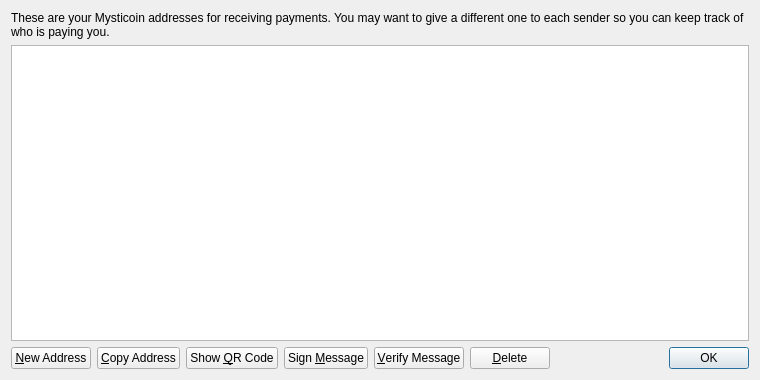
<?xml version="1.0" encoding="UTF-8"?>
<ui version="4.0">
 <class>AddressBookPage</class>
 <widget class="QWidget" name="AddressBookPage">
  <property name="geometry">
   <rect>
    <x>0</x>
    <y>0</y>
    <width>760</width>
    <height>380</height>
   </rect>
  </property>
  <property name="windowTitle">
   <string>Address Book</string>
  </property>
  <layout class="QVBoxLayout" name="verticalLayout">
   <item>
    <widget class="QLabel" name="labelExplanation">
     <property name="text">
      <string>These are your Mysticoin addresses for receiving payments. You may want to give a different one to each sender so you can keep track of who is paying you.</string>
     </property>
     <property name="textFormat">
      <enum>Qt::PlainText</enum>
     </property>
     <property name="wordWrap">
      <bool>true</bool>
     </property>
    </widget>
   </item>
   <item>
    <widget class="QTableView" name="tableView">
     <property name="contextMenuPolicy">
      <enum>Qt::CustomContextMenu</enum>
     </property>
     <property name="toolTip">
      <string>Double-click to edit address or label</string>
     </property>
     <property name="tabKeyNavigation">
      <bool>false</bool>
     </property>
     <property name="alternatingRowColors">
      <bool>true</bool>
     </property>
     <property name="selectionMode">
      <enum>QAbstractItemView::SingleSelection</enum>
     </property>
     <property name="selectionBehavior">
      <enum>QAbstractItemView::SelectRows</enum>
     </property>
     <property name="sortingEnabled">
      <bool>true</bool>
     </property>
     <attribute name="verticalHeaderVisible">
      <bool>false</bool>
     </attribute>
    </widget>
   </item>
   <item>
    <layout class="QHBoxLayout" name="horizontalLayout">
     <item>
      <widget class="QPushButton" name="newAddressButton">
       <property name="toolTip">
        <string>Create a new address</string>
       </property>
       <property name="text">
        <string>&amp;New Address</string>
       </property>
       <property name="icon">
        <iconset resource="../bitcoin.qrc">
         <normaloff>:/icons/add</normaloff>:/icons/add</iconset>
       </property>
      </widget>
     </item>
     <item>
      <widget class="QPushButton" name="copyToClipboard">
       <property name="toolTip">
        <string>Copy the currently selected address to the system clipboard</string>
       </property>
       <property name="text">
        <string>&amp;Copy Address</string>
       </property>
       <property name="icon">
        <iconset resource="../bitcoin.qrc">
         <normaloff>:/icons/editcopy</normaloff>:/icons/editcopy</iconset>
       </property>
      </widget>
     </item>
     <item>
      <widget class="QPushButton" name="showQRCode">
       <property name="text">
        <string>Show &amp;QR Code</string>
       </property>
       <property name="icon">
        <iconset resource="../bitcoin.qrc">
         <normaloff>:/icons/qrcode</normaloff>:/icons/qrcode</iconset>
       </property>
      </widget>
     </item>
     <item>
      <widget class="QPushButton" name="signMessage">
       <property name="toolTip">
        <string>Sign a message to prove you own a Mysticoin address</string>
       </property>
       <property name="text">
        <string>Sign &amp;Message</string>
       </property>
       <property name="icon">
        <iconset resource="../bitcoin.qrc">
         <normaloff>:/icons/edit</normaloff>:/icons/edit</iconset>
       </property>
      </widget>
     </item>
     <item>
      <widget class="QPushButton" name="verifyMessage">
       <property name="toolTip">
        <string>Verify a message to ensure it was signed with a specified Mysticoin address</string>
       </property>
       <property name="text">
        <string>&amp;Verify Message</string>
       </property>
       <property name="icon">
        <iconset resource="../bitcoin.qrc">
         <normaloff>:/icons/transaction_0</normaloff>:/icons/transaction_0</iconset>
       </property>
      </widget>
     </item>
     <item>
      <widget class="QPushButton" name="deleteButton">
       <property name="toolTip">
        <string>Delete the currently selected address from the list</string>
       </property>
       <property name="text">
        <string>&amp;Delete</string>
       </property>
       <property name="icon">
        <iconset resource="../bitcoin.qrc">
         <normaloff>:/icons/remove</normaloff>:/icons/remove</iconset>
       </property>
      </widget>
     </item>
     <item>
      <spacer name="horizontalSpacer">
       <property name="orientation">
        <enum>Qt::Horizontal</enum>
       </property>
       <property name="sizeHint" stdset="0">
        <size>
         <width>40</width>
         <height>20</height>
        </size>
       </property>
      </spacer>
     </item>
     <item>
      <widget class="QDialogButtonBox" name="buttonBox">
       <property name="sizePolicy">
        <sizepolicy hsizetype="Maximum" vsizetype="Fixed">
         <horstretch>0</horstretch>
         <verstretch>0</verstretch>
        </sizepolicy>
       </property>
       <property name="standardButtons">
        <set>QDialogButtonBox::Ok</set>
       </property>
      </widget>
     </item>
    </layout>
   </item>
  </layout>
 </widget>
 <resources>
  <include location="../bitcoin.qrc"/>
 </resources>
 <connections/>
</ui>
